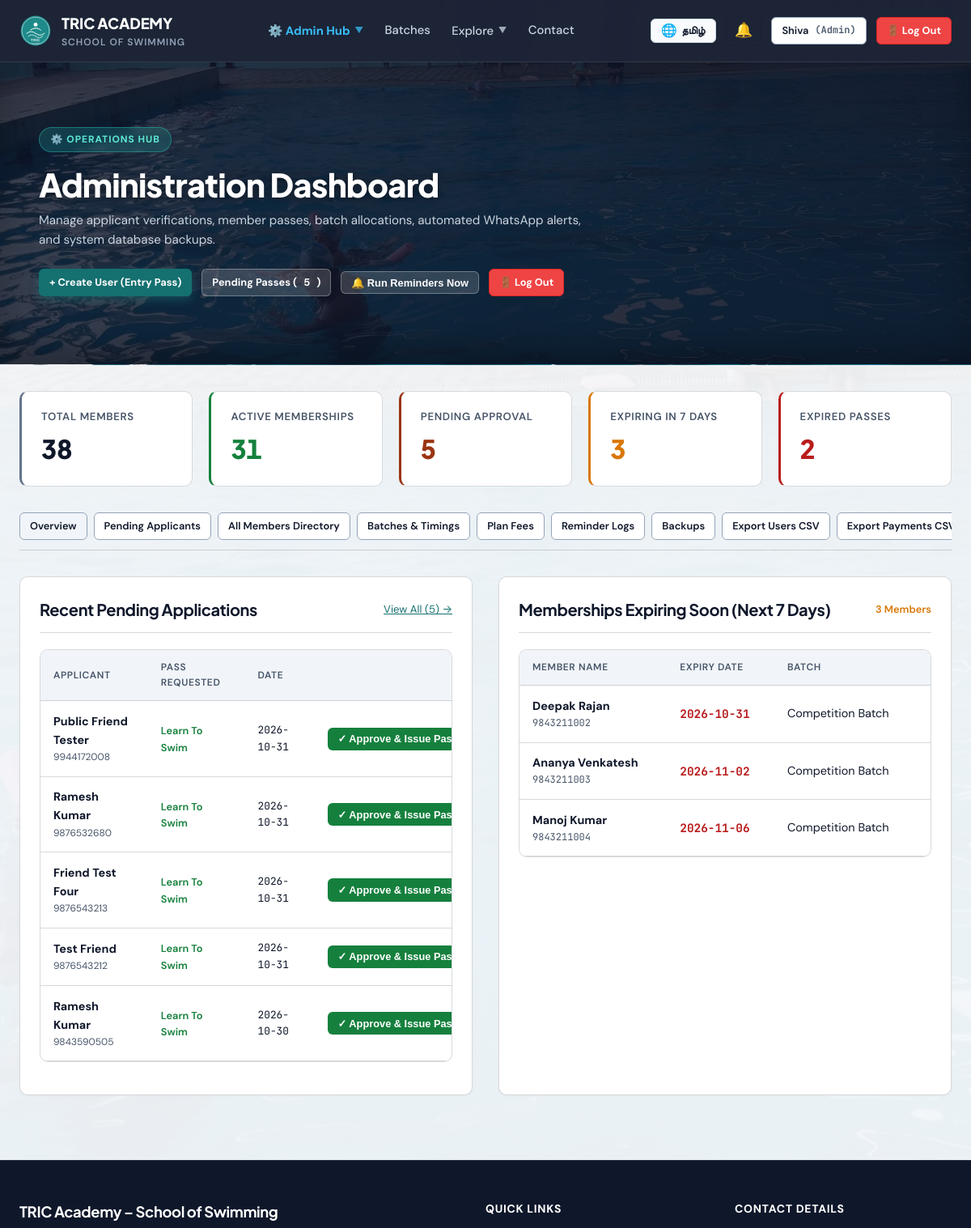
Page /admin (signed in, upper part) on the earlier database version.
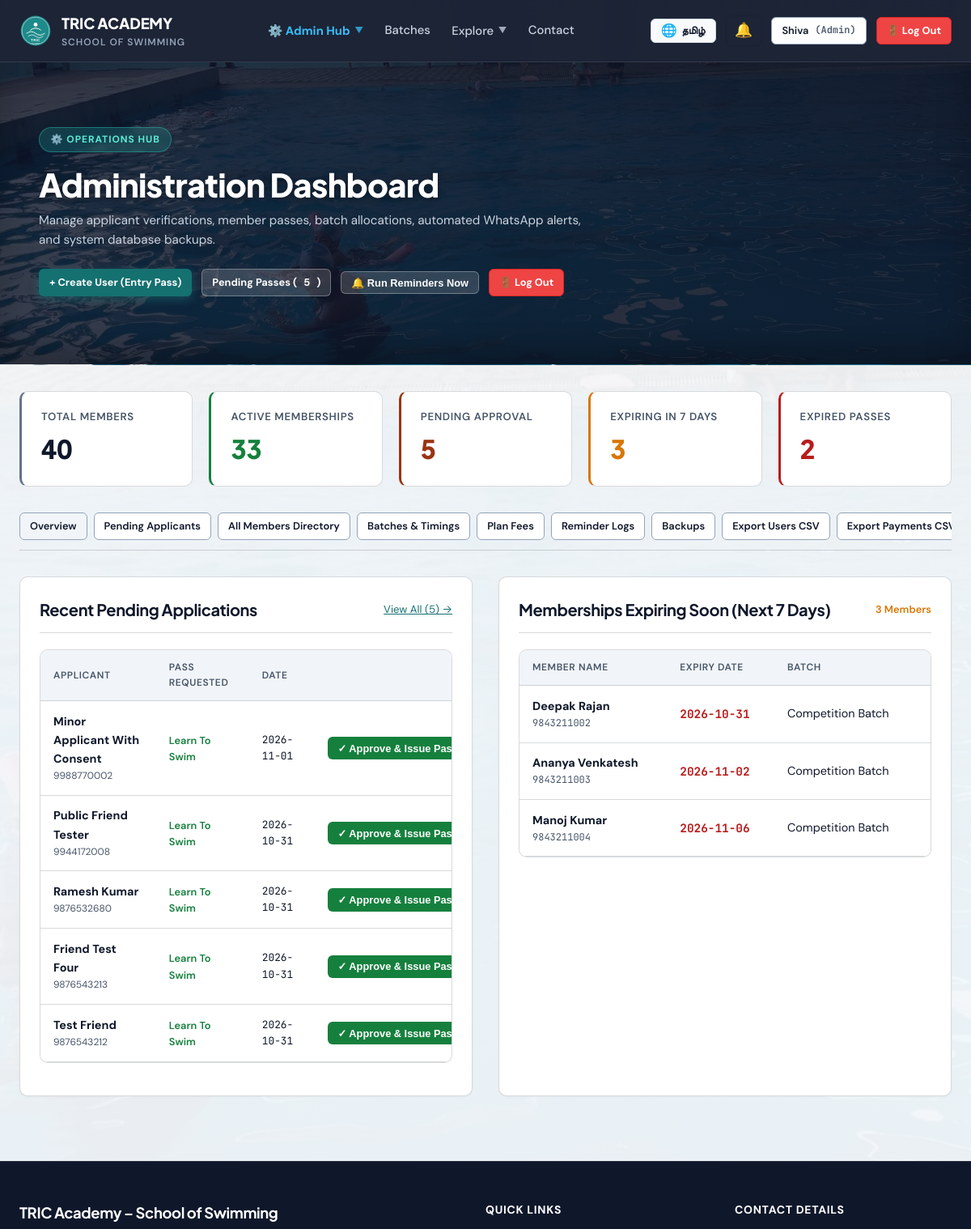
Same page on the later database version.
### tables this page shows
CREATE TABLE "users" (
    id INTEGER PRIMARY KEY AUTOINCREMENT,
    app_no TEXT UNIQUE NOT NULL,
    role TEXT CHECK(role IN ('member', 'coach', 'admin')) NOT NULL DEFAULT 'member',
    status TEXT CHECK(status IN ('pending', 'approved', 'deactivated')) NOT NULL DEFAULT 'pending',
    name TEXT NOT NULL,
    email TEXT NOT NULL,
    phone TEXT NOT NULL,
    password_hash TEXT NOT NULL,
    dob DATE,
    age INTEGER,
    address TEXT,
    pincode TEXT,
    guardian_name TEXT,
    guardian_occupation TEXT,
    experience TEXT,
    pass_type_requested TEXT CHECK(pass_type_requested IN ('learn_to_swim', 'competition')) DEFAULT 'learn_to_swim',
    sponsored INTEGER DEFAULT 0,
    sponsor_cert_filename TEXT,
    photo_filename TEXT,
    health_declared INTEGER DEFAULT 0,
    rules_agreed INTEGER DEFAULT 0,
    signature_name TEXT,
    place TEXT,
    application_date DATE DEFAULT (DATE('now')),
    email_verified INTEGER DEFAULT 0,
    email_token TEXT,
    phone_verified INTEGER DEFAULT 0,
    mock_otp TEXT,
    reset_token TEXT,
    reset_token_expiry DATETIME,
    created_at DATETIME DEFAULT CURRENT_TIMESTAMP,
    rules_confirmed_at DATETIME,
    parent_id INTEGER REFERENCES users(id)
, dpdp_consent INTEGER DEFAULT 0);

CREATE TABLE user_memberships (
    id INTEGER PRIMARY KEY AUTOINCREMENT,
    user_id INTEGER NOT NULL,
    plan_id INTEGER NOT NULL,
    batch_id INTEGER NOT NULL,
    start_date DATE NOT NULL,
    end_date DATE NOT NULL,
    is_active INTEGER DEFAULT 1,
    created_at DATETIME DEFAULT CURRENT_TIMESTAMP,
    FOREIGN KEY (user_id) REFERENCES users(id) ON DELETE CASCADE,
    FOREIGN KEY (plan_id) REFERENCES plans(id),
    FOREIGN KEY (batch_id) REFERENCES batches(id)
);

CREATE TABLE batches (
    id INTEGER PRIMARY KEY AUTOINCREMENT,
    name TEXT NOT NULL,
    timing_desc TEXT NOT NULL,
    coach_name TEXT,
    max_capacity INTEGER DEFAULT 25,
    is_competition INTEGER DEFAULT 0
);

### app.py (the view)
@app.route('/admin')
@role_required(['admin'])
def admin_dashboard():
    db = get_db()
    today = date.today()
    in_7_days = today + timedelta(days=7)
    total_users = db.execute("SELECT COUNT(*) AS c FROM users WHERE role = 'member'").fetchone()['c']
    active_users = db.execute(
        """
        SELECT COUNT(DISTINCT u.id) AS c
        FROM users u
        JOIN user_memberships m ON u.id = m.user_id AND m.is_active = 1
        WHERE u.status = 'approved' AND m.end_date >= ?
        """,
        (today,)
    ).fetchone()['c']
    pending_users = db.execute("SELECT COUNT(*) AS c FROM users WHERE status = 'pending'").fetchone()['c']
    expiring_7d = db.execute(
        """
        SELECT COUNT(DISTINCT u.id) AS c
        FROM users u
        JOIN user_memberships m ON u.id = m.user_id AND m.is_active = 1
        WHERE u.status = 'approved' AND m.end_date BETWEEN ? AND ?
        """,
        (today, in_7_days)
    ).fetchone()['c']
    expired_users = db.execute(
        """
        SELECT COUNT(DISTINCT u.id) AS c
        FROM users u
        JOIN user_memberships m ON u.id = m.user_id AND m.is_active = 1
        WHERE u.status = 'approved' AND m.end_date < ?
        """,
        (today,)
    ).fetchone()['c']
    recent_applicants = db.execute(
        "SELECT * FROM users WHERE status = 'pending' ORDER BY id DESC LIMIT 5"
    ).fetchall()
    expiring_list = db.execute(
        """
        SELECT u.id, u.name, u.phone, u.email, m.end_date, b.name AS batch_name, p.name AS plan_name
        FROM users u
        JOIN user_memberships m ON u.id = m.user_id AND m.is_active = 1
        JOIN batches b ON m.batch_id = b.id
        JOIN plans p ON m.plan_id = p.id
        WHERE u.status = 'approved' AND m.end_date BETWEEN ? AND ?
        ORDER BY m.end_date ASC
        LIMIT 10
        """,
        (today, in_7_days)
    ).fetchall()
    return render_template(
        'admin_dashboard.html',
        total_users=total_users,
        active_users=active_users,
        pending_users=pending_users,
        expiring_7d=expiring_7d,
        expired_users=expired_users,
        recent_applicants=recent_applicants,
        expiring_list=expiring_list
    )

### app.py (called while the page is built)
def get_db():
    if 'db' not in g:
        g.db = sqlite3.connect(DATABASE, timeout=30.0, detect_types=sqlite3.PARSE_DECLTYPES)
        g.db.row_factory = sqlite3.Row
        g.db.execute("PRAGMA busy_timeout = 30000")
        g.db.execute("PRAGMA journal_mode = WAL")
        g.db.execute("PRAGMA foreign_keys = ON")
    return g.db

def get_current_user():
    if session.get('logged_out'):
        return None
    uid = session.get('user_id')
    if not uid:
        return None
    db = get_db()
    user = db.execute(
        """
        SELECT u.*,
               m.id AS membership_id, m.plan_id, m.batch_id, m.start_date, m.end_date, m.is_active AS membership_active,
               b.name AS batch_name, b.is_competition,
               p.name AS plan_name, p.fee_amount
        FROM users u
        LEFT JOIN user_memberships m ON u.id = m.user_id AND m.is_active = 1
        LEFT JOIN batches b ON m.batch_id = b.id
        LEFT JOIN plans p ON m.plan_id = p.id
        WHERE u.id = ?
        """,
        (uid,)
    ).fetchone()
    return user

### templates/admin_dashboard.html (shortened to what the changed rows need)
{% extends "base.html" %}
{% block content %}
<div class="page-hero-banner">
  <div class="container" style="max-width: 1200px;">
    <div style="display: flex; justify-content: space-between; align-items: center; flex-wrap: wrap; gap: 1.5rem;">
      <div>
        <h1 style="color: #FFFFFF; margin: 0.25rem 0 0.5rem 0; font-size: clamp(1.8rem, 3.5vw, 2.5rem);">Administration Dashboard</h1>
      </div>
    </div>
  </div>
</div>
<div class="container" style="padding-top: 2rem; padding-bottom: 5rem;">
  <div class="stat-grid">
    <div class="stat-box" style="border-left: 3px solid #64748B;">
      <div class="stat-label">Total Members</div>
      <div class="stat-value font-mono">{{ total_users }}</div>
    </div>
    <div class="stat-box" style="border-left: 3px solid var(--success);">
      <div class="stat-label">Active Memberships</div>
      <div class="stat-value font-mono" style="color: var(--success);">{{ active_users }}</div>
    </div>
  </div>
  <div class="admin-dual-grid">
    <div class="card">
      {% if recent_applicants %}
      <div class="table-container">
        <table class="data-table">
          <thead>
            <tr>
              <th>Applicant</th>
              <th>Pass Requested</th>
              <th>Date</th>
              <th style="text-align: right;">Action</th>
            </tr>
          </thead>
          <tbody>
            {% for a in recent_applicants %}
            <tr>
              <td>
                <div style="font-weight: 700;">{{ a.name }}</div>
                <div style="font-size: 0.75rem; color: var(--text-muted);">{{ a.phone }}</div>
              </td>
              <td>
                <span class="status-badge {{ 'status-competition' if a.pass_type_requested == 'competition' else 'status-active' }}">
                  {{ a.pass_type_requested|replace('_', ' ')|title }}
                </span>
              </td>
              <td class="font-mono" style="font-size: 0.8rem;">{{ a.application_date }}</td>
              <td style="text-align: right; white-space: nowrap;">
                <div style="display: inline-flex; gap: 0.45rem; align-items: center; justify-content: flex-end;">
                  <form action="{{ url_for('admin_quick_approve', user_id=a.id) }}" method="POST" class="quick-approve-form" data-user-id="{{ a.id }}" style="display: inline; margin: 0;">
                    <button type="submit" class="btn btn-primary btn-sm approve-pass-btn" id="approve-btn-{{ a.id }}" style="background-color: var(--success); font-weight: 700;">
                      ✓ Approve &amp; Issue Pass
                    </button>
                  </form>
                </div>
              </td>
            </tr>
            {% endfor %}
          </tbody>
        </table>
      </div>
      {% else %}
      <p style="text-align: center; color: var(--text-muted); padding: 2rem 0; font-size: 0.9rem;">
        No pending applications awaiting review.
      </p>
      {% endif %}
    </div>
    <div class="card">
      {% if expiring_list %}
      <div class="table-container">
        <table class="data-table">
          <thead>
            <tr>
              <th>Member Name</th>
              <th>Expiry Date</th>
              <th>Batch</th>
              <th style="text-align: right;">Expiry Action</th>
            </tr>
          </thead>
          <tbody>
            {% for m in expiring_list %}
            <tr>
              <td>
                <div style="font-weight: 700;">{{ m.name }}</div>
                <div class="font-mono" style="font-size: 0.75rem; color: var(--text-muted);">{{ m.phone }}</div>
              </td>
              <td class="font-mono" style="color: var(--danger); font-weight: 700;">
                {{ m.end_date }}
              </td>
              <td>{{ m.batch_name or 'General' }}</td>
              <td style="text-align: right;">
              </td>
            </tr>
            {% endfor %}
          </tbody>
        </table>
      </div>
      {% else %}
      <p style="text-align: center; color: var(--text-muted); padding: 2rem 0; font-size: 0.9rem;">
        No active memberships expiring within the next 7 days.
      </p>
      {% endif %}
    </div>
  </div>
</div>
{% endblock %}

Differences in the rows shown:
no longer on this page (row edited): users: name "Ramesh Kumar", phone "9843590505", pass_type_requested "Learn To Swim", application_date "2026-10-30"
added users: name "Minor Applicant With Consent", phone "9988770002", pass_type_requested "Learn To Swim", application_date "2026-11-01"
Other differences:
{{ total_users }}: "38" → "40"
{{ active_users }}: "31" → "33"
